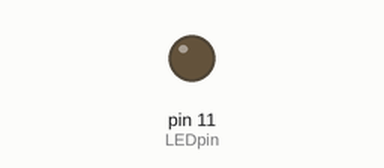
This sketch was run on a simulated Arduino Uno, built with avr-gcc and run on an emulated ATmega328P. Shown: output pins drawn as LEDs (lit = HIGH).

Above: at 0.05 s.
At 0.15 s:
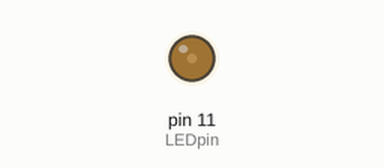
At 0.3 s:
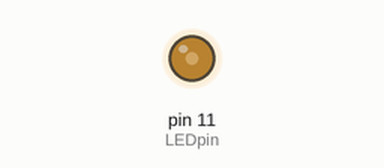
At 0.6 s:
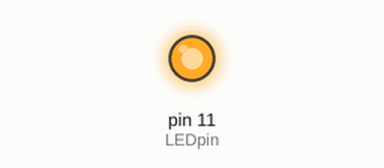
Timing chart, 0 to 3.0 s (numbered marks = the images above):
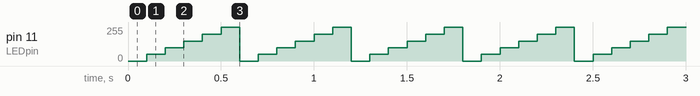

The sketch:

MWE_Ch06_AnalogOutput.ino
```cpp
/*
Make: Wearable Electronics
 Analog Output example
 */

// LED is connected to pin 11:
int LEDpin = 11;

void setup() {
  // set pin as output:
  pinMode(LEDpin, OUTPUT);
}
void loop() {
  // LED completely off
  analogWrite(LEDpin, 0);
  delay(100);
  analogWrite(LEDpin, 50);
  delay(100);
  analogWrite(LEDpin, 100);
  delay(100);
  analogWrite(LEDpin, 150);
  delay(100);
  analogWrite(LEDpin, 200);
  delay(100);
  // LED at full brightness
  analogWrite(LEDpin, 255);
  delay(100);
}
```

Measured:
- by itself, pin 11 (LEDpin): repeats every 0.60 s: 100/255 0.10 s, 150/255 0.10 s, 200/255 0.10 s, 255/255 0.10 s, 0/255 0.10 s, 50/255 0.10 s
